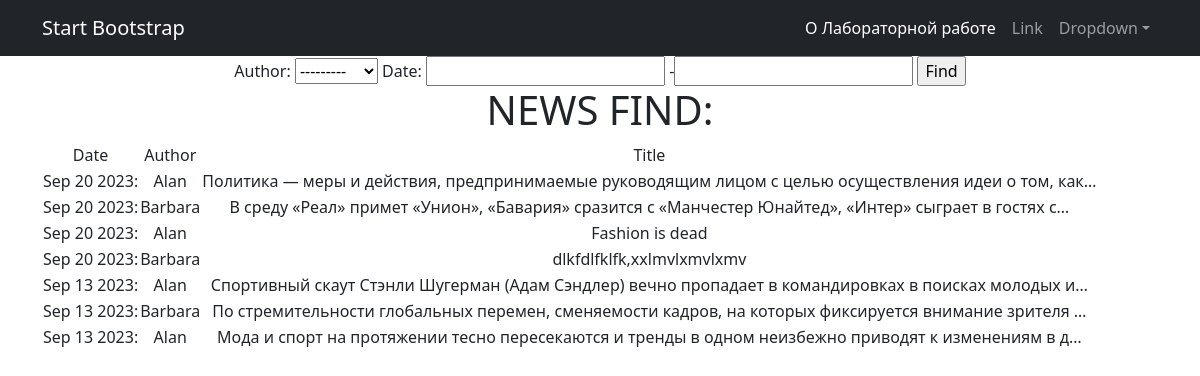
The app's page /news/search/ with its own data.
### news/models.py (models this page shows, shortened)
class Post(models.Model):
    author = models.ForeignKey(Author, on_delete=models.CASCADE, related_name='posts')
    post_type = models.CharField(max_length=24, choices=[('article', 'Статья'), ('news', 'Новость')])
    date = models.DateTimeField(auto_now_add=True)
    categories = models.ManyToManyField('Category', through='PostCategory')
    title = models.CharField(max_length=124)
    text = models.TextField(blank=False)
    rate = models.IntegerField(default=0)

class Author(models.Model):
    rate = models.IntegerField(default=0)
    user = models.OneToOneField(User, on_delete=models.CASCADE)
    def __str__(self):
        return f'{self.user}'

### news/views.py (the view)
# urls.py: path('search/', SearchList.as_view()),
class SearchList(ListView):
    model = Post
    ordering = '-date'
    template_name = '../templates/flatpages/search.html'
    context_object_name = 'news'
    paginate_by = 1
    def get_context_data(self, **kwargs):
        context = super().get_context_data(**kwargs)
        context['filter'] = PostFilter(self.request.GET, queryset=self.get_queryset())
        return context

### templates/flatpages/search.html (shortened to what this page needs)
{% extends 'flatpages/default.html'%}
{% block content %}
    <form method="GET">
        {{ filter.form }}
        <input type="submit" value="Find">
    </form>
    <h1>NEWS FIND:</h1>
    <table>
        <tr>
            <td>Date</td>
            <td>Author</td>
            <td>Title</td>
        </tr>
        {% for el in filter.qs %}
        <tr>
            <td>{{el.date|date:'M d Y'}}:</td>
            <td>{{el.author.user}}</td>
            <td>{{el.text|truncatechars:100}}</td>
        </tr>
        {% endfor %}
    </table>
{% endblock content %}

### templates/flatpages/default.html (shortened to what this page needs)
<!DOCTYPE html>
<html lang="en">
    <head>
        {% load static %}
        <link href="{% static 'css/styles.css' %}" rel="stylesheet" />
    </head>
    <body>
        <nav class="navbar navbar-expand-lg navbar-dark bg-dark">
            <div class="container">
                <a class="navbar-brand" href="#">Start Bootstrap</a>
                <div class="collapse navbar-collapse" id="navbarSupportedContent">
                    <ul class="navbar-nav ms-auto mb-2 mb-lg-0">
                        <li class="nav-item"><a class="nav-link active" aria-current="page" href="/about/">О Лабораторной работе</a></li>
                        <li class="nav-item"><a class="nav-link" href="#">Link</a></li>
                        <li class="nav-item dropdown">
                            <a class="nav-link dropdown-toggle" id="navbarDropdown" href="#" role="button" data-bs-toggle="dropdown" aria-expanded="false">Dropdown</a>
                        </li>
                    </ul>
                </div>
            </div>
        </nav>
        <div class="container">
            <div class="row">
                <div class="col-lg-12 text-center">
                    {% block content %}
                    {% endblock content %}
                </div>
            </div>
        </div>
    </body>
</html>

### records on screen
Post: date "Sep 20 2023", author.user "Alan", text "Политика — меры и действия, предпринимаемые руководящим лицом с целью осуществления идеи о том, как…"
Post: date "Sep 20 2023", author.user "Barbara", text "В среду «Реал» примет «Унион», «Бавария» сразится с «Манчестер Юнайтед», «Интер» сыграет в гостях с…"
Post: date "Sep 20 2023", author.user "Alan", text "Fashion is dead"
Post: date "Sep 20 2023", author.user "Barbara", text "dlkfdlfklfk,xxlmvlxmvlxmv"
Post: date "Sep 13 2023", author.user "Alan", text "Спортивный скаут Стэнли Шугерман (Адам Сэндлер) вечно пропадает в командировках в поисках молодых и…"
Post: date "Sep 13 2023", author.user "Barbara", text "По стремительности глобальных перемен, сменяемости кадров, на которых фиксируется внимание зрителя …"
Post: date "Sep 13 2023", author.user "Alan", text "Мода и спорт на протяжении тесно пересекаются и тренды в одном неизбежно приводят к изменениям в д…"
